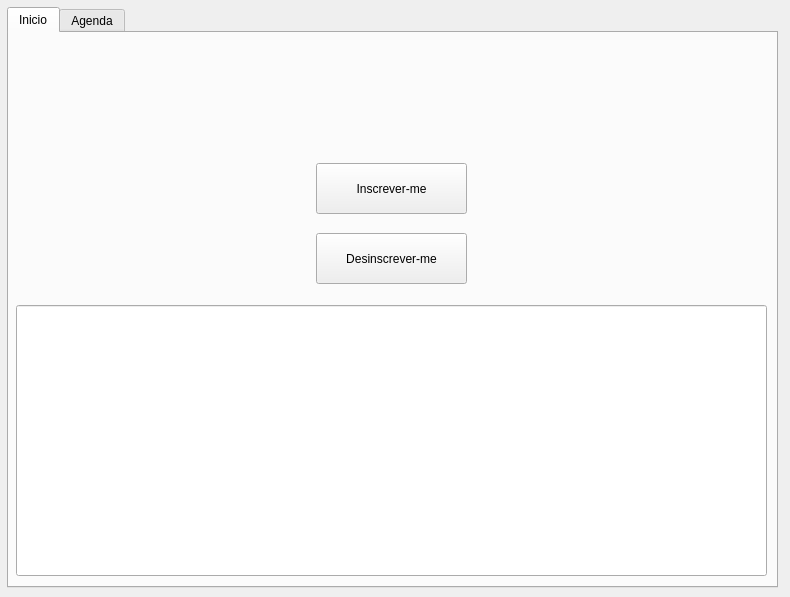
<?xml version="1.0" encoding="UTF-8"?>
<ui version="4.0">
 <class>MainWindow</class>
 <widget class="QMainWindow" name="MainWindow">
  <property name="geometry">
   <rect>
    <x>0</x>
    <y>0</y>
    <width>790</width>
    <height>597</height>
   </rect>
  </property>
  <property name="windowTitle">
   <string>MainWindow</string>
  </property>
  <widget class="QWidget" name="centralwidget">
   <widget class="QWidget" name="widget" native="true">
    <property name="geometry">
     <rect>
      <x>7</x>
      <y>7</y>
      <width>771</width>
      <height>581</height>
     </rect>
    </property>
    <widget class="QTabWidget" name="tabWidget">
     <property name="geometry">
      <rect>
       <x>0</x>
       <y>0</y>
       <width>771</width>
       <height>581</height>
      </rect>
     </property>
     <property name="currentIndex">
      <number>0</number>
     </property>
     <widget class="QWidget" name="tab">
      <attribute name="title">
       <string>Inicio</string>
      </attribute>
      <widget class="QPushButton" name="pushButton_2">
       <property name="geometry">
        <rect>
         <x>307</x>
         <y>200</y>
         <width>151</width>
         <height>51</height>
        </rect>
       </property>
       <property name="text">
        <string>Desinscrever-me</string>
       </property>
      </widget>
      <widget class="QPushButton" name="pushButton_3">
       <property name="geometry">
        <rect>
         <x>307</x>
         <y>130</y>
         <width>151</width>
         <height>51</height>
        </rect>
       </property>
       <property name="text">
        <string>Inscrever-me</string>
       </property>
      </widget>
      <widget class="QLineEdit" name="lineEdit">
       <property name="geometry">
        <rect>
         <x>7</x>
         <y>272</y>
         <width>751</width>
         <height>271</height>
        </rect>
       </property>
      </widget>
     </widget>
     <widget class="QWidget" name="tab_2">
      <attribute name="title">
       <string>Agenda</string>
      </attribute>
      <widget class="QLineEdit" name="lineEdit_2">
       <property name="geometry">
        <rect>
         <x>10</x>
         <y>40</y>
         <width>581</width>
         <height>41</height>
        </rect>
       </property>
      </widget>
      <widget class="QLabel" name="label">
       <property name="geometry">
        <rect>
         <x>10</x>
         <y>0</y>
         <width>171</width>
         <height>51</height>
        </rect>
       </property>
       <property name="text">
        <string>&lt;html&gt;&lt;head/&gt;&lt;body&gt;&lt;p&gt;&lt;span style=&quot; font-size:11pt;&quot;&gt;E-mail Participante&lt;/span&gt;&lt;/p&gt;&lt;/body&gt;&lt;/html&gt;</string>
       </property>
      </widget>
      <widget class="QPushButton" name="pushButton">
       <property name="geometry">
        <rect>
         <x>620</x>
         <y>40</y>
         <width>121</width>
         <height>41</height>
        </rect>
       </property>
       <property name="text">
        <string>Consultar</string>
       </property>
      </widget>
      <widget class="QTableWidget" name="tb_lista_sessao_2">
       <property name="geometry">
        <rect>
         <x>10</x>
         <y>100</y>
         <width>741</width>
         <height>441</height>
        </rect>
       </property>
       <column>
        <property name="text">
         <string>Nome do Participante</string>
        </property>
       </column>
       <column>
        <property name="text">
         <string>Evento</string>
        </property>
       </column>
       <column>
        <property name="text">
         <string>Sessão</string>
        </property>
       </column>
       <column>
        <property name="text">
         <string>Horário da Sessao</string>
        </property>
       </column>
      </widget>
     </widget>
    </widget>
   </widget>
  </widget>
 </widget>
 <resources/>
 <connections/>
</ui>
